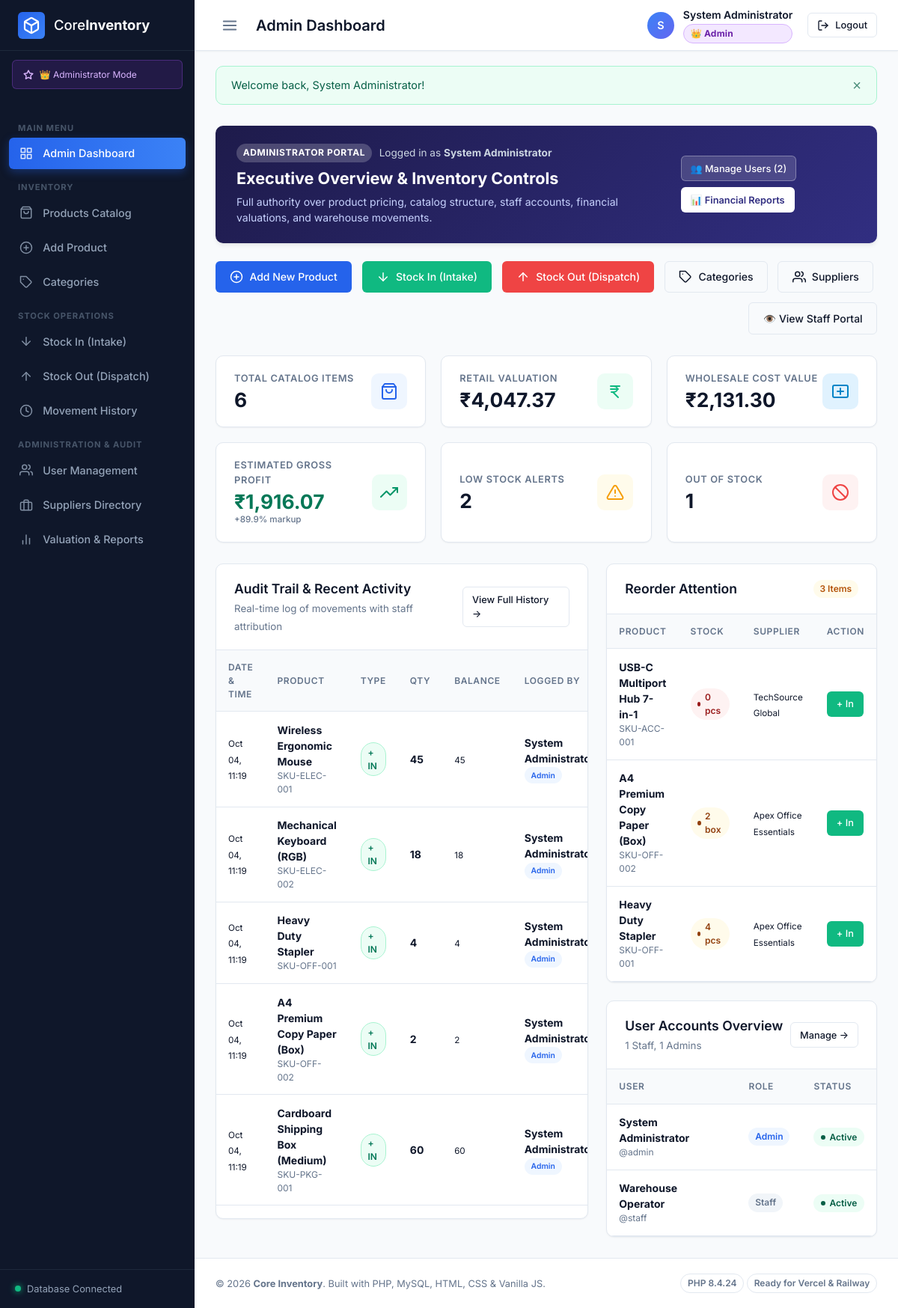
The app's page /pages/admin-dashboard.php (signed in) with its own data.
### tables this page shows
CREATE TABLE `stock_transactions` (
    `id` INT UNSIGNED NOT NULL AUTO_INCREMENT,
    `product_id` INT UNSIGNED NOT NULL,
    `user_id` INT UNSIGNED NULL,
    `type` ENUM('IN', 'OUT') NOT NULL,
    `quantity` INT NOT NULL,
    `balance_before` INT NOT NULL,
    `balance_after` INT NOT NULL,
    `reason` VARCHAR(100) NOT NULL DEFAULT 'Restock',
    `reference_no` VARCHAR(100) NULL,
    `notes` TEXT NULL,
    `created_at` DATETIME NOT NULL DEFAULT CURRENT_TIMESTAMP,
    PRIMARY KEY (`id`),
    KEY `idx_stock_product` (`product_id`),
    KEY `idx_stock_user` (`user_id`),
    KEY `idx_stock_type` (`type`),
    KEY `idx_stock_created` (`created_at`),
    CONSTRAINT `fk_stock_product` FOREIGN KEY (`product_id`)
        REFERENCES `products` (`id`) ON DELETE CASCADE ON UPDATE CASCADE,
    CONSTRAINT `fk_stock_user` FOREIGN KEY (`user_id`)
        REFERENCES `users` (`id`) ON DELETE SET NULL ON UPDATE CASCADE
);

CREATE TABLE `products` (
    `id` INT UNSIGNED NOT NULL AUTO_INCREMENT,
    `sku` VARCHAR(50) NOT NULL,
    `name` VARCHAR(150) NOT NULL,
    `description` TEXT NULL,
    `category_id` INT UNSIGNED NULL,
    `supplier_id` INT UNSIGNED NULL,
    `cost_price` DECIMAL(10, 2) NOT NULL DEFAULT 0.00,
    `unit_price` DECIMAL(10, 2) NOT NULL DEFAULT 0.00,
    `quantity` INT NOT NULL DEFAULT 0,
    `min_threshold` INT NOT NULL DEFAULT 5,
    `unit_of_measure` VARCHAR(30) NOT NULL DEFAULT 'pcs',
    `created_at` DATETIME NOT NULL DEFAULT CURRENT_TIMESTAMP,
    `updated_at` DATETIME NOT NULL DEFAULT CURRENT_TIMESTAMP ON UPDATE CURRENT_TIMESTAMP,
    PRIMARY KEY (`id`),
    UNIQUE KEY `uk_products_sku` (`sku`),
    KEY `idx_products_category` (`category_id`),
    KEY `idx_products_supplier` (`supplier_id`),
    CONSTRAINT `fk_products_category` FOREIGN KEY (`category_id`)
        REFERENCES `categories` (`id`) ON DELETE SET NULL ON UPDATE CASCADE,
    CONSTRAINT `fk_products_supplier` FOREIGN KEY (`supplier_id`)
        REFERENCES `suppliers` (`id`) ON DELETE SET NULL ON UPDATE CASCADE
);

CREATE TABLE `users` (
    `id` INT UNSIGNED NOT NULL AUTO_INCREMENT,
    `full_name` VARCHAR(100) NOT NULL,
    `username` VARCHAR(50) NOT NULL,
    `email` VARCHAR(100) NOT NULL,
    `password_hash` VARCHAR(255) NOT NULL,
    `role` ENUM('admin', 'staff') NOT NULL DEFAULT 'staff',
    `status` ENUM('active', 'inactive') NOT NULL DEFAULT 'active',
    `created_at` DATETIME NOT NULL DEFAULT CURRENT_TIMESTAMP,
    `updated_at` DATETIME NOT NULL DEFAULT CURRENT_TIMESTAMP ON UPDATE CURRENT_TIMESTAMP,
    PRIMARY KEY (`id`),
    UNIQUE KEY `uk_users_username` (`username`),
    UNIQUE KEY `uk_users_email` (`email`)
);

CREATE TABLE `suppliers` (
    `id` INT UNSIGNED NOT NULL AUTO_INCREMENT,
    `name` VARCHAR(150) NOT NULL,
    `contact_person` VARCHAR(100) NULL,
    `email` VARCHAR(100) NULL,
    `phone` VARCHAR(30) NULL,
    `address` TEXT NULL,
    `created_at` DATETIME NOT NULL DEFAULT CURRENT_TIMESTAMP,
    PRIMARY KEY (`id`)
);

### pages/admin-dashboard.php (the view, shortened to what the rows shown need)
<?php
require_once __DIR__ . '/../includes/header.php';
try {
    $txStmt = $pdo->query("SELECT st.*, p.name AS product_name, p.sku, u.full_name AS user_name, u.role AS user_role
        FROM stock_transactions st
        JOIN products p ON st.product_id = p.id
        LEFT JOIN users u ON st.user_id = u.id
        ORDER BY st.created_at DESC LIMIT 8");
    $recentTransactions = $txStmt->fetchAll();
    $urgentStmt = $pdo->query("SELECT p.*, c.name AS category_name, s.name AS supplier_name
        FROM products p
        LEFT JOIN categories c ON p.category_id = c.id
        LEFT JOIN suppliers s ON p.supplier_id = s.id
        WHERE p.quantity <= p.min_threshold
        ORDER BY p.quantity ASC LIMIT 5");
    $urgentItems = $urgentStmt->fetchAll();
    $recentUsersStmt = $pdo->query("SELECT id, full_name, username, role, status FROM users ORDER BY created_at DESC LIMIT 4");
    $recentUsers = $recentUsersStmt->fetchAll();
} catch (PDOException $e) {
    error_log("Admin Dashboard query error: " . $e->getMessage());
    $totalProducts = $totalValuation = $totalCostVal = $grossMargin = $marginPercent = 0;
    $lowStockCount = $outOfStockCount = $totalUsers = $staffCount = 0;
    $recentTransactions = [];
    $urgentItems = [];
    $recentUsers = [];
}
?>
<div class="card" style="margin-bottom: 1.5rem; background: linear-gradient(135deg, #1e1b4b 0%, #312e81 100%); color: #ffffff; border: none; box-shadow: var(--shadow-md);">
    <div class="card-body" style="padding: 1.5rem 1.75rem; display: flex; align-items: center; justify-content: space-between; flex-wrap: gap; gap: 1rem;">
        <div>
            <h2 style="font-size: 1.35rem; font-weight: 700; color: #ffffff; margin-bottom: 0.25rem;">Executive Overview & Inventory Controls</h2>
        </div>
    </div>
</div>
<div class="dashboard-grid">
    <div class="card">
        <div class="card-header">
            <div>
                <h2 class="card-title">Audit Trail & Recent Activity</h2>
            </div>
        </div>
        <div class="card-body" style="padding: 0;">
            <div class="table-responsive">
                <table class="table">
                    <thead>
                        <tr>
                            <th>Date & Time</th>
                            <th>Product</th>
                            <th>Type</th>
                            <th>Qty</th>
                            <th>Balance</th>
                            <th>Logged By</th>
                        </tr>
                    </thead>
                    <tbody>
                        <?php if (empty($recentTransactions)): ?>
                            <tr>
                                <td colspan="6" style="text-align: center; padding: 2rem; color: var(--text-muted);">
                                    No inventory movements recorded yet.
                                </td>
                            </tr>
                        <?php else: ?>
                            <?php foreach ($recentTransactions as $tx): ?>
                                <tr>
                                    <td><small><?= date('M d, H:i', strtotime($tx['created_at'])) ?></small></td>
                                    <td>
                                        <strong><?= htmlspecialchars($tx['product_name']) ?></strong>
                                        <div style="font-size: 0.75rem; color: var(--text-muted);"><?= htmlspecialchars($tx['sku']) ?></div>
                                    </td>
                                    <td>
                                        <span class="badge <?= $tx['type'] === 'IN' ? 'badge-movement-in' : 'badge-movement-out' ?>">
                                            <?= $tx['type'] === 'IN' ? '+ IN' : '- OUT' ?>
                                        </span>
                                    </td>
                                    <td><strong><?= number_format($tx['quantity']) ?></strong></td>
                                    <td><small><?= number_format($tx['balance_after']) ?></small></td>
                                    <td>
                                        <div><strong><?= htmlspecialchars($tx['user_name'] ?? 'System') ?></strong></div>
                                        <span class="badge <?= ($tx['user_role'] ?? '') === 'admin' ? 'badge-primary' : 'badge-secondary' ?>" style="font-size: 0.65rem;">
                                            <?= ucfirst($tx['user_role'] ?? 'staff') ?>
                                        </span>
                                    </td>
                                </tr>
                            <?php endforeach; ?>
                        <?php endif; ?>
                    </tbody>
                </table>
            </div>
        </div>
    </div>
    <div style="display: flex; flex-direction: column; gap: 1.5rem;">
        <div class="card" style="margin-bottom: 0;">
            <div class="card-header">
                <h2 class="card-title">Reorder Attention</h2>
            </div>
            <div class="card-body" style="padding: 0;">
                <div class="table-responsive">
                    <table class="table">
                        <thead>
                            <tr>
                                <th>Product</th>
                                <th>Stock</th>
                                <th>Supplier</th>
                                <th>Action</th>
                            </tr>
                        </thead>
                        <tbody>
                            <?php if (empty($urgentItems)): ?>
                                <tr>
                                    <td colspan="4" style="text-align: center; padding: 1.5rem; color: var(--text-muted);">
                                        All inventory levels are healthy!
                                    </td>
                                </tr>
                            <?php else: ?>
                                <?php foreach ($urgentItems as $item): ?>
                                    <tr>
                                        <td>
                                            <strong><?= htmlspecialchars($item['name']) ?></strong>
                                            <div style="font-size: 0.75rem; color: var(--text-muted);"><?= htmlspecialchars($item['sku']) ?></div>
                                        </td>
                                        <td>
                                            <span class="stock-status-pill <?= $item['quantity'] == 0 ? 'outofstock' : 'lowstock' ?>">
                                                <?= $item['quantity'] ?> <?= htmlspecialchars($item['unit_of_measure']) ?>
                                            </span>
                                        </td>
                                        <td><small><?= htmlspecialchars($item['supplier_name'] ?? '-') ?></small></td>
                                        <td>
                                            <a href="<?= url('pages/stock-in.php?product_id=' . $item['id']) ?>" class="btn btn-sm btn-success" title="Restock">
                                                + In
                                            </a>
                                        </td>
                                    </tr>
                                <?php endforeach; ?>
                            <?php endif; ?>
                        </tbody>
                    </table>
                </div>
            </div>
        </div>
        <div class="card" style="margin-bottom: 0;">
            <div class="card-header">
                <div>
                    <h2 class="card-title">User Accounts Overview</h2>
                </div>
            </div>
            <div class="card-body" style="padding: 0;">
                <div class="table-responsive">
                    <table class="table">
                        <thead>
                            <tr>
                                <th>User</th>
                                <th>Role</th>
                                <th>Status</th>
                            </tr>
                        </thead>
                        <tbody>
                            <?php foreach ($recentUsers as $ru): ?>
                                <tr>
                                    <td>
                                        <strong><?= htmlspecialchars($ru['full_name']) ?></strong>
                                        <div style="font-size: 0.75rem; color: var(--text-muted);">@<?= htmlspecialchars($ru['username']) ?></div>
                                    </td>
                                    <td>
                                        <span class="badge <?= $ru['role'] === 'admin' ? 'badge-primary' : 'badge-secondary' ?>">
                                            <?= ucfirst($ru['role']) ?>
                                        </span>
                                    </td>
                                    <td>
                                        <span class="stock-status-pill <?= $ru['status'] === 'active' ? 'instock' : 'outofstock' ?>">
                                            <?= ucfirst($ru['status']) ?>
                                        </span>
                                    </td>
                                </tr>
                            <?php endforeach; ?>
                        </tbody>
                    </table>
                </div>
            </div>
        </div>
    </div>
</div>
<?php require_once __DIR__ . '/../includes/footer.php'; ?>

### records on screen
stock_transactions: created_at "Oct 04, 11:19", product.name "Wireless Ergonomic Mouse", product.sku "SKU-ELEC-001", type "+ IN", quantity "45", balance_after "45", user.full_name "System…", user.role "Admin"
stock_transactions: created_at "Oct 04, 11:19", product.name "Mechanical Keyboard (RGB)", product.sku "SKU-ELEC-002", type "+ IN", quantity "18", balance_after "18", user.full_name "System…", user.role "Admin"
stock_transactions: created_at "Oct 04, 11:19", product.name "Heavy Duty Stapler", product.sku "SKU-OFF-001", type "+ IN", quantity "4", balance_after "4", user.full_name "System…", user.role "Admin"
stock_transactions: created_at "Oct 04, 11:19", product.name "A4 Premium Copy Paper (Box)", product.sku "SKU-OFF-002", type "+ IN", quantity "2", balance_after "2", user.full_name "System…", user.role "Admin"
stock_transactions: created_at "Oct 04, 11:19", product.name "Cardboard Shipping Box (Medium)", product.sku "SKU-PKG-001", type "+ IN", quantity "60", balance_after "60", user.full_name "System…", user.role "Admin"
products: name "USB-C Multiport Hub 7-in-1", sku "SKU-ACC-001", quantity "0", unit_of_measure "pcs", supplier.name "TechSource Global"
products: name "A4 Premium Copy Paper (Box)", sku "SKU-OFF-002", quantity "2", unit_of_measure "box", supplier.name "Apex Office Essentials"
products: name "Heavy Duty Stapler", sku "SKU-OFF-001", quantity "4", unit_of_measure "pcs", supplier.name "Apex Office Essentials"
users: full_name "System Administrator", username "admin", role "Admin", status "Active"
users: full_name "Warehouse Operator", username "staff", role "Staff", status "Active"

### other values on screen
$pageTitle "Admin Dashboard"
substr($user['full_name'], 0, 1) "S"
$user['full_name'] "System Administrator"
$flash['message'] "Welcome back, System Administrator!"
$totalUsers "2"
$totalProducts "6"
formatCurrency($totalValuation) "₹4,047.37"
formatCurrency($totalCostVal) "₹2,131.30"
formatCurrency($grossMargin) "₹1,916.07"
$marginPercent "89.9"
$lowStockCount "2"
$outOfStockCount "1"
count($urgentItems) "3"
$staffCount "1"
$totalUsers - $staffCount "1"
